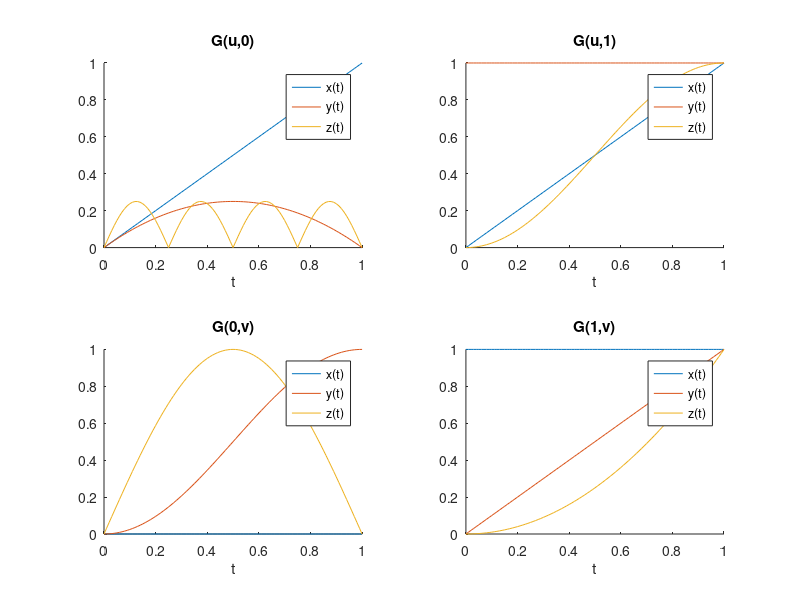

The MATLAB source for this figure: (Note: this script raises an error after producing the figure.)
% ************************************************************************
% polysurfdemo_public.m -- polysurf demo script
%
% Performs a bilinear interpolation between 4 connected 3-d parametric 
% functions. The functions are first discretized by sampling into polylines 
% and then interpolated using the Coon's bilinear interpolation method 
% which is implemented for polyline objects in the accompanying script 
% "polysurf.m". Further instructions can be found throughout the script
% which containts 3 primary steps. Have fun!
% 
% Dependencies: polysurf.m
% 
% Date   : 10/2016
% Author : Jari Repo, University West, jari.repo@hv.se
% ************************************************************************
clear all, close all, clc

% ************************************************************************
% Step 1. Define the four boundary curves to the bilinear surface in the
%         xyz-space.
% 
% The following rules apply when defining the boundary edge functions:
% * curve G(u,0): goes in the positive u-direction at v=0, starts at G(0,0)
% and ends at point G(1,0).
% * curve G(u,1): goes in the positive u-direction at v=1, starts at G(0,1)
% and ends at point G(1,1).
% * curve G(0,v): goes in the positive v-direction at u=0, starts at G(0,0)
% and ends at point G(0,1).
% * curve G(1,v): goes in the positive v-direction at u=1, starts at G(1,0)
% and ends at point G(1,1).
% 
% Verify in the figure named "Definition curves" that the curves are 
% properly defined

plot_contour = 1;   % set to 1 to show the surface contour plot in Step 3

N = 101;
t = linspace(0,1,N);

% G(u,0) -- parabolically twisted abs. sine
Gu0 = { @(t) t; ...
        @(t) -4*.25*t.*(t-1); ...
        @(t) abs(.25*sin(4*pi*t)) };
   
% G(u,1) -- squared quarter sine
Gu1 = { @(t) t; ...
        @(t) ones(size(t)); ...
        @(t) sin(pi/2*t).^2 };
       
% G(0,v) -- circular arc
G0v = { @(t) zeros(size(t)); ...
        @(t) (1/2)*(1-cos(pi*t)); ...
        @(t) sin(pi*t) };

% G(1,v) -- parabolic
G1v = { @(t) ones(size(t)); ...
        @(t) t; ...
        @(t) t.^2 };

% ************************************************************************
% Goto Step 2 to modify the number of sampling points
% Goto Step 3 to modify the surface resolution in the u,v-directions
% ************************************************************************

% View the boundary curves
figure('name','Definition curves')
subplot(221),set(gca,'fontsize',9)
    plot(t,Gu0{1}(t), t,Gu0{2}(t), t,Gu0{3}(t))
    box off
    xlabel('t'),title('G(u,0)')
    legend('x(t)','y(t)','z(t)','location','best')
subplot(222),set(gca,'fontsize',9)
    plot(t,Gu1{1}(t), t,Gu1{2}(t), t,Gu1{3}(t))
    box off
    xlabel('t'),title('G(u,1)')
    legend('x(t)','y(t)','z(t)','location','best')
subplot(223),set(gca,'fontsize',9)
    plot(t,G0v{1}(t), t,G0v{2}(t), t,G0v{3}(t))
    box off
    xlabel('t'),title('G(0,v)')
    legend('x(t)','y(t)','z(t)','location','best')
subplot(224),set(gca,'fontsize',9)
    plot(t,G1v{1}(t), t,G1v{2}(t), t,G1v{3}(t))
    box off
    xlabel('t'),title('G(1,v)')
    legend('x(t)','y(t)','z(t)','location','best')

% 3-d plot    
fh3d = figure('name','3-d plot');
    set(gcf,'renderer','opengl','doublebuffer','on')
    set(gca,'fontsize',9)
    cameratoolbar
    X = [Gu0{1}(t); Gu1{1}(t); G0v{1}(t); G1v{1}(t)]';
    Y = [Gu0{2}(t); Gu1{2}(t); G0v{2}(t); G1v{2}(t)]';
    Z = [Gu0{3}(t); Gu1{3}(t); G0v{3}(t); G1v{3}(t)]';
    ph = plot3(X,Y,Z);
    view(3)
    grid on
    xlabel('x'),ylabel('y'),zlabel('z')
    title('Surface boundary curves')
    legend('G(u,0)','G(u,1)','G(0,v)','G(1,v)','location','eastoutside')

pause

% ************************************************************************
% Step 2. Sample the definition curves to convert them into polylines
%         (or sequences of points). Store them into a cell array
% 
%         Different number of sampling points can be used for the indivudal
%         surface boundary curves as shown in this example. 
%         Sufficient number of points is needed to represent the underlying
%         boundary definition functions.

t1 = linspace(0,1, 50);
t2 = linspace(0,1, 12);
t3 = linspace(0,1, 25);
t4 = linspace(0,1, 16);

% Sample and store the boundary functions into a 4-cell array
% Do not modify this!
P = cell(1,4);
P{1} = [Gu0{1}(t1); Gu0{2}(t1); Gu0{3}(t1)];    % G(u,0)
P{2} = [Gu1{1}(t2); Gu1{2}(t2); Gu1{3}(t2)];    % G(u,1)
P{3} = [G0v{1}(t3); G0v{2}(t3); G0v{3}(t3)];    % G(0,v)
P{4} = [G1v{1}(t4); G1v{2}(t4); G1v{3}(t4)];    % G(1,v)

% To view the content in P
% P{1},P{2},P{3},P{4}

% Output the individual polylines in the 3-d view
hold on
for k=1:4
    plot3(P{k}(1,:),P{k}(2,:),P{k}(3,:),'.:','Color',get(ph(k),'Color'))
end
hold off
title('Sampled surface boundary curves')

pause

% ************************************************************************
% Step 3. Generate a polysurf which is a bilinear interpolation between all
%         four polylines (piecewise linear functions)

surfu = 50;
surfv = 50;

disp('Generating surface ...')
[Gx,Gy,Gz] = polysurf(P,surfu,surfv);

hold on
% plot3(Gx,Gy,Gz,'.')
sh = surf(Gx,Gy,Gz);
set(sh,'linestyle','none','facealpha',.75)
if plot_contour
    % show contour plot on the "ground"
    [c,h] = contour(Gx,Gy,Gz,'LevelList',(0:.1:1));
end
hold off
axis equal
title('Bilinear surface')

% add some shading
lighting phong
light

% --- End of demo program ---
